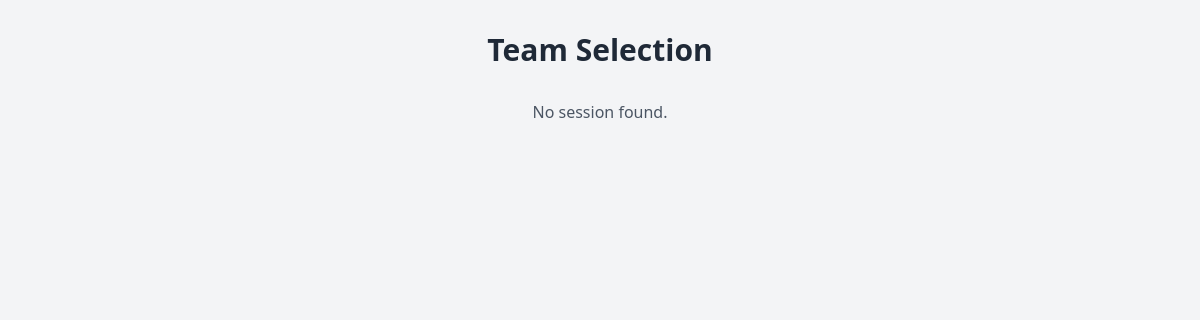
The app's page /choice/49/ (signed in), older data.
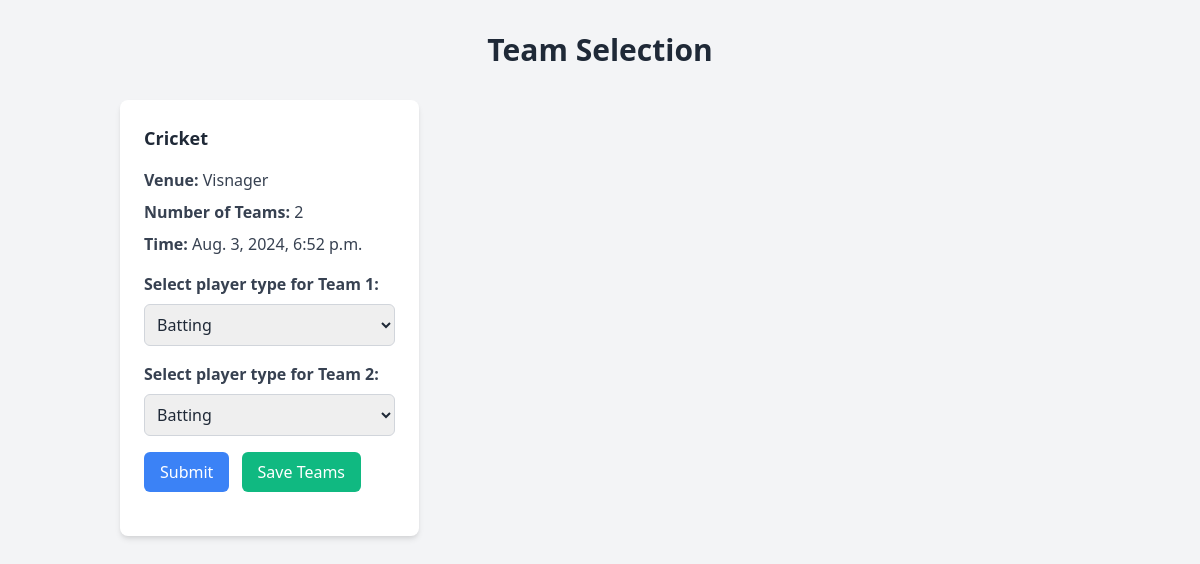
The same page, newer data.
### authentication/models.py (models this page shows, shortened)
class Session(models.Model):
    sport_name = models.CharField(max_length=100)
    venue = models.CharField(max_length=100)
    number_of_teams = models.IntegerField()
    time = models.DateTimeField()

### authentication/views.py (the view)
    def _wrapped_view(request, *args, **kwargs):
        if not request.user.is_authenticated:
            messages.info(request, "Please sign in to access this page.")
            return redirect(settings.LOGIN_URL)
        return view_func(request, *args, **kwargs)

### authentication/views.py (called while the page is built)
def login_required(view_func):
    def _wrapped_view(request, *args, **kwargs):
        if not request.user.is_authenticated:
            messages.info(request, "Please sign in to access this page.")
            return redirect(settings.LOGIN_URL)
        return view_func(request, *args, **kwargs)
    return _wrapped_view

@login_required
def choice(request, sport_id=None):
    try:
        if sport_id is not None:
            session = get_object_or_404(Session, pk=sport_id)
            session.team_range = range(1, session.number_of_teams + 1)
            return render(request, "choice.html", {"session": session})
        else:
            logger.error("No sport_id provided in URL")
            return render(request, "choice.html", {"session": None})
    except Exception as e:
        logger.error(f"Error retrieving session: {e}")
        return render(request, "choice.html", {"session": None})

### templates/choice.html (shortened to what this page needs)
<!DOCTYPE html>
<html lang="en">
  <head>
    <link
      href="https://cdn.jsdelivr.net/npm/tailwindcss@2.2.19/dist/tailwind.min.css"
      rel="stylesheet" />
  </head>
  <body class="bg-gray-100 text-gray-800">
    {% if user.is_staff %}
    <div class="container mx-auto p-8">
      <h1 class="text-3xl font-bold text-center mb-8">Team Selection</h1>
      <div class="grid grid-cols-1 md:grid-cols-2 lg:grid-cols-3 gap-8">
        {% if session %}
        <div class="bg-white rounded-lg shadow-md p-6">
          <h2 class="text-lg font-semibold mb-4">{{ session.sport_name }}</h2>
          <p class="text-gray-700 mb-2">
            <span class="font-semibold">Venue:</span> {{ session.venue }}
          </p>
          <p class="text-gray-700 mb-2">
            <span class="font-semibold">Number of Teams:</span> {{ session.number_of_teams }}
          </p>
          <p class="text-gray-700 mb-2">
            <span class="font-semibold">Time:</span> {{ session.time }}
          </p>
          <form onsubmit="submitTeams(event)" class="mt-4">
            {% for i in session.team_range %}
            <div class="mb-4">
              <label for="team{{ i }}PlayerType" class="block text-gray-700 font-semibold mb-2"
                >Select player type for Team {{ i }}:</label
              >
              <select
                id="team{{ i }}PlayerType"
                name="team{{ i }}PlayerType"
                class="block w-full p-2 border border-gray-300 rounded-md focus:outline-none focus:ring-2 focus:ring-blue-500">
                <option value="batting">Batting</option>
              </select>
            </div>
            {% endfor %}
            <button
              type="submit"
              class="bg-blue-500 text-white py-2 px-4 rounded-md hover:bg-blue-600 transition duration-300">
              Submit
            </button>
            <button
              type="button"
              class="bg-green-500 text-white py-2 px-4 rounded-md hover:bg-green-600 transition duration-300 ml-2"
              onclick="saveTeams()">
              Save Teams
            </button>
          </form>
        </div>
        {% else %}
        <p class="text-center text-gray-600 col-span-full">No session found.</p>
        {% endif %}
      </div>
    </div>
    {% else %}
    <div class="container mx-auto p-8">
      <p class="text-center text-red-500">You do not have permission to view this page.</p>
    </div>
    {% endif %}
  </body>
</html>

Row changes from the older to the newer data that the page shows:
added Session: sport_name "Cricket", venue "Visnager", number_of_teams "2", time "Aug. 3, 2024, 6:52 p.m."
Text that changed along with them:
text no longer shown: "No session found."
text now shown: "Venue: Number of Teams: Time: Submit Save Teams"
new list line: "Select player type for Team 1 : Batting"
new list line: "Select player type for Team 2 : Batting"
